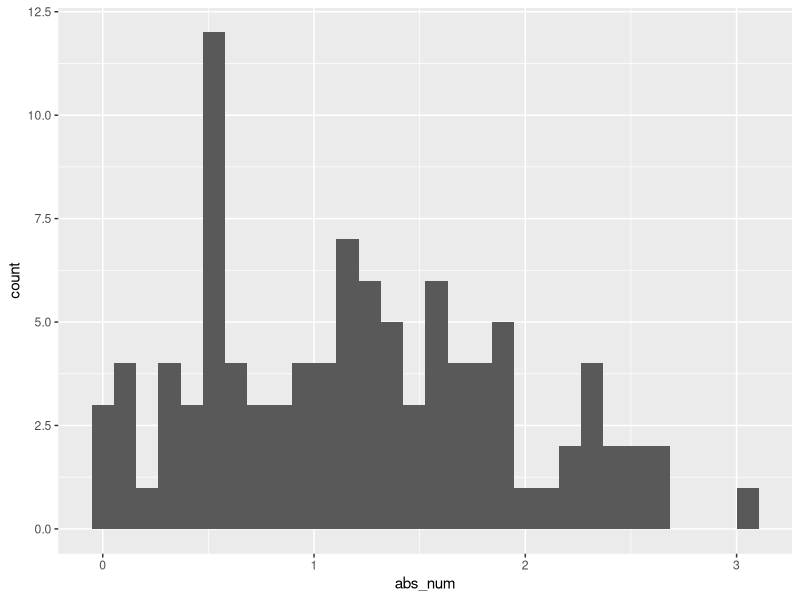

R code for this plot:
## ---- chunk 1
samp = rnorm(100)
length(samp)
## ---- chunk 2
library(tidyverse)

learning_assessment= 
  tibble(
    num = rnorm(n = 100, mean = 1),
    logi = num > 1,
    abs_num = abs(num)
  )
   
ggplot(learning_assessment, aes(x=abs_num)) + geom_histogram()

median_num = median(pull(learning_assessment, num))
